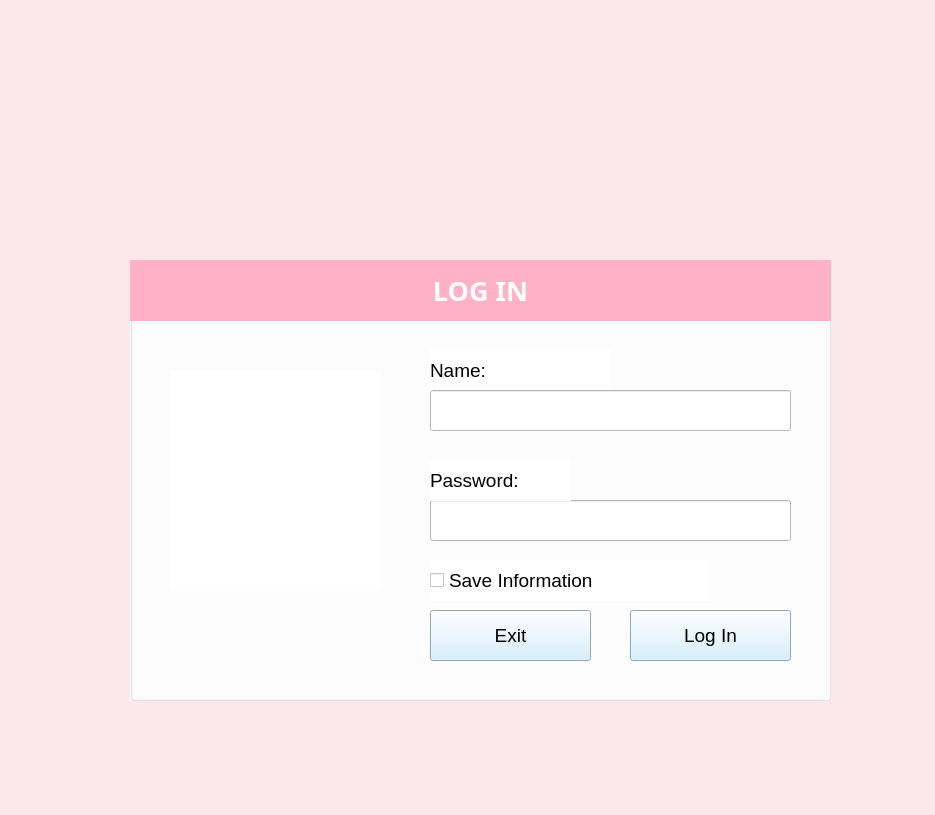
<?xml version="1.0" encoding="UTF-8"?>
<ui version="4.0">
 <class>MainWindow</class>
 <widget class="QMainWindow" name="MainWindow">
  <property name="geometry">
   <rect>
    <x>0</x>
    <y>0</y>
    <width>935</width>
    <height>815</height>
   </rect>
  </property>
  <property name="font">
   <font>
    <weight>75</weight>
    <bold>true</bold>
   </font>
  </property>
  <property name="windowTitle">
   <string>MainWindow</string>
  </property>
  <property name="styleSheet">
   <string notr="true">background-color: rgb(250, 232, 237);</string>
  </property>
  <widget class="QWidget" name="centralwidget">
   <widget class="QGroupBox" name="groupBox">
    <property name="geometry">
     <rect>
      <x>130</x>
      <y>260</y>
      <width>701</width>
      <height>441</height>
     </rect>
    </property>
    <property name="styleSheet">
     <string notr="true">background-color: rgb(255, 255, 255);</string>
    </property>
    <property name="title">
     <string/>
    </property>
    <widget class="QLabel" name="label_4">
     <property name="geometry">
      <rect>
       <x>0</x>
       <y>0</y>
       <width>701</width>
       <height>61</height>
      </rect>
     </property>
     <property name="font">
      <font>
       <family>Sitka Small</family>
       <pointsize>20</pointsize>
       <weight>50</weight>
       <italic>false</italic>
       <bold>false</bold>
      </font>
     </property>
     <property name="styleSheet">
      <string notr="true">background-color: rgb(255, 178, 197);
color: rgb(255, 255, 255);
</string>
     </property>
     <property name="text">
      <string>&lt;html&gt;&lt;head/&gt;&lt;body&gt;&lt;p align=&quot;center&quot;&gt;&lt;span style=&quot; font-weight:600;&quot;&gt;LOG IN&lt;/span&gt;&lt;/p&gt;&lt;/body&gt;&lt;/html&gt;</string>
     </property>
    </widget>
    <widget class="QPushButton" name="pushButtoExit">
     <property name="geometry">
      <rect>
       <x>300</x>
       <y>350</y>
       <width>161</width>
       <height>51</height>
      </rect>
     </property>
     <property name="font">
      <font>
       <pointsize>14</pointsize>
      </font>
     </property>
     <property name="styleSheet">
      <string notr="true">;
background-color: rgb(203, 235, 255);
color: rgb(0, 0, 0);</string>
     </property>
     <property name="text">
      <string>Exit</string>
     </property>
     <property name="icon">
      <iconset>
       <normaloff>C:/Users/LENOVO/Học tập/HelloWorld/SelfManagement/image/exit.webp</normaloff>C:/Users/LENOVO/Học tập/HelloWorld/SelfManagement/image/exit.webp</iconset>
     </property>
     <property name="iconSize">
      <size>
       <width>30</width>
       <height>30</height>
      </size>
     </property>
    </widget>
    <widget class="QCheckBox" name="checkBox">
     <property name="geometry">
      <rect>
       <x>300</x>
       <y>300</y>
       <width>281</width>
       <height>41</height>
      </rect>
     </property>
     <property name="font">
      <font>
       <pointsize>14</pointsize>
      </font>
     </property>
     <property name="text">
      <string>Save Information</string>
     </property>
    </widget>
    <widget class="QLabel" name="label_2">
     <property name="geometry">
      <rect>
       <x>300</x>
       <y>90</y>
       <width>181</width>
       <height>41</height>
      </rect>
     </property>
     <property name="font">
      <font>
       <pointsize>14</pointsize>
      </font>
     </property>
     <property name="text">
      <string>Name:</string>
     </property>
    </widget>
    <widget class="QLineEdit" name="lineEdiUserName">
     <property name="geometry">
      <rect>
       <x>300</x>
       <y>130</y>
       <width>361</width>
       <height>41</height>
      </rect>
     </property>
    </widget>
    <widget class="QLineEdit" name="lineEditPassword">
     <property name="geometry">
      <rect>
       <x>300</x>
       <y>240</y>
       <width>361</width>
       <height>41</height>
      </rect>
     </property>
     <property name="cursor">
      <cursorShape>ArrowCursor</cursorShape>
     </property>
     <property name="echoMode">
      <enum>QLineEdit::Password</enum>
     </property>
     <property name="dragEnabled">
      <bool>true</bool>
     </property>
     <property name="readOnly">
      <bool>false</bool>
     </property>
     <property name="placeholderText">
      <string/>
     </property>
     <property name="clearButtonEnabled">
      <bool>true</bool>
     </property>
    </widget>
    <widget class="QLabel" name="label_3">
     <property name="geometry">
      <rect>
       <x>300</x>
       <y>200</y>
       <width>141</width>
       <height>41</height>
      </rect>
     </property>
     <property name="font">
      <font>
       <pointsize>14</pointsize>
      </font>
     </property>
     <property name="text">
      <string>Password:</string>
     </property>
    </widget>
    <widget class="QPushButton" name="pushButtonLogin">
     <property name="geometry">
      <rect>
       <x>500</x>
       <y>350</y>
       <width>161</width>
       <height>51</height>
      </rect>
     </property>
     <property name="font">
      <font>
       <pointsize>14</pointsize>
      </font>
     </property>
     <property name="styleSheet">
      <string notr="true">background-color: rgb(203, 235, 255);</string>
     </property>
     <property name="text">
      <string>Log In</string>
     </property>
     <property name="icon">
      <iconset>
       <normaloff>C:/Users/LENOVO/Học tập/HelloWorld/SelfManagement/image/134026.png</normaloff>C:/Users/LENOVO/Học tập/HelloWorld/SelfManagement/image/134026.png</iconset>
     </property>
     <property name="iconSize">
      <size>
       <width>20</width>
       <height>20</height>
      </size>
     </property>
    </widget>
    <widget class="QLabel" name="label_5">
     <property name="geometry">
      <rect>
       <x>40</x>
       <y>110</y>
       <width>211</width>
       <height>221</height>
      </rect>
     </property>
     <property name="text">
      <string/>
     </property>
     <property name="pixmap">
      <pixmap>../image/login.webp</pixmap>
     </property>
     <property name="scaledContents">
      <bool>true</bool>
     </property>
    </widget>
   </widget>
   <widget class="QLabel" name="label">
    <property name="geometry">
     <rect>
      <x>360</x>
      <y>0</y>
      <width>231</width>
      <height>231</height>
     </rect>
    </property>
    <property name="text">
     <string/>
    </property>
    <property name="pixmap">
     <pixmap>../image/Harper Russo.png</pixmap>
    </property>
    <property name="scaledContents">
     <bool>true</bool>
    </property>
   </widget>
  </widget>
  <widget class="QMenuBar" name="menubar">
   <property name="geometry">
    <rect>
     <x>0</x>
     <y>0</y>
     <width>935</width>
     <height>26</height>
    </rect>
   </property>
  </widget>
  <widget class="QStatusBar" name="statusbar"/>
 </widget>
 <resources/>
 <connections/>
</ui>
